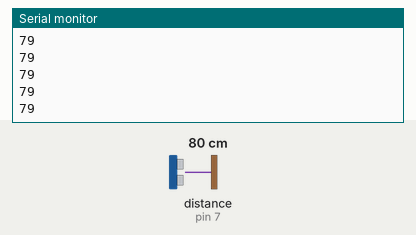
Bench run of a sketch on a simulated Arduino Uno, built with avr-gcc and run on an emulated ATmega328P. Shown: the last lines printed to the serial monitor. Wiring (inferred from the names in the program): ultrasonic range finder: trigger pin 8; echo pin 7. Inputs (shaded band) come from the test bench; at power-on: distance to the obstacle (sensor on pin 7) 80 cm. The echo pulse lasts 58.3 µs per cm.

Above: at 1.2 s.
1.3 s: distance to the obstacle (sensor on pin 7) set to 2 cm
At 1.38 s:
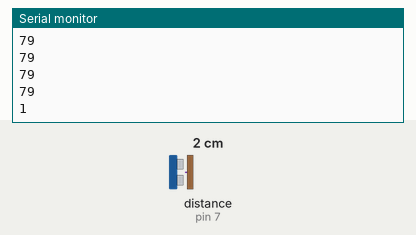
2.8 s: distance to the obstacle (sensor on pin 7) set to 4 cm
At 2.89 s:
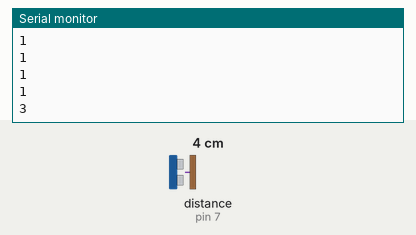
Timing chart, 0 to 5.8 s (numbered marks = the images above; inputs shaded):
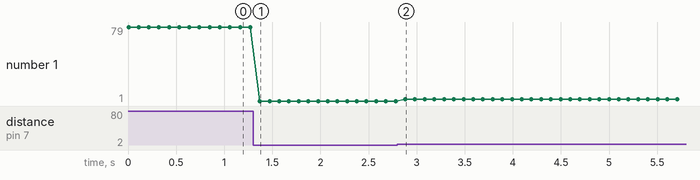

Measured:
- after the input at 1.3 s, the serial monitor: prints a new line after 0.07 s (image 1)
- after the input at 2.8 s, the serial monitor: prints a new line after 0.08 s (image 2)
- plotted number 1: 79 → 1 after the input at 1.3 s, 1 → 3 after the input at 2.8 s

The sketch:

ultrasonic_sensor.ino
```cpp
const int triggerPin = 8;
const int echoPin = 7;

void setup() {
    Serial.begin(9600);
    pinMode(triggerPin, OUTPUT);
    pinMode(echoPin, INPUT);
}

void loop() {
    long duration, distance;
    digitalWrite(triggerPin, LOW);
    delayMicroseconds(2);
    digitalWrite(triggerPin, HIGH);
    delayMicroseconds(10);
    digitalWrite(triggerPin, LOW);
    duration = pulseIn(echoPin, HIGH);
    distance = (duration/2) / 29.1;
    Serial.println(distance);
    delay(100);
}
```
